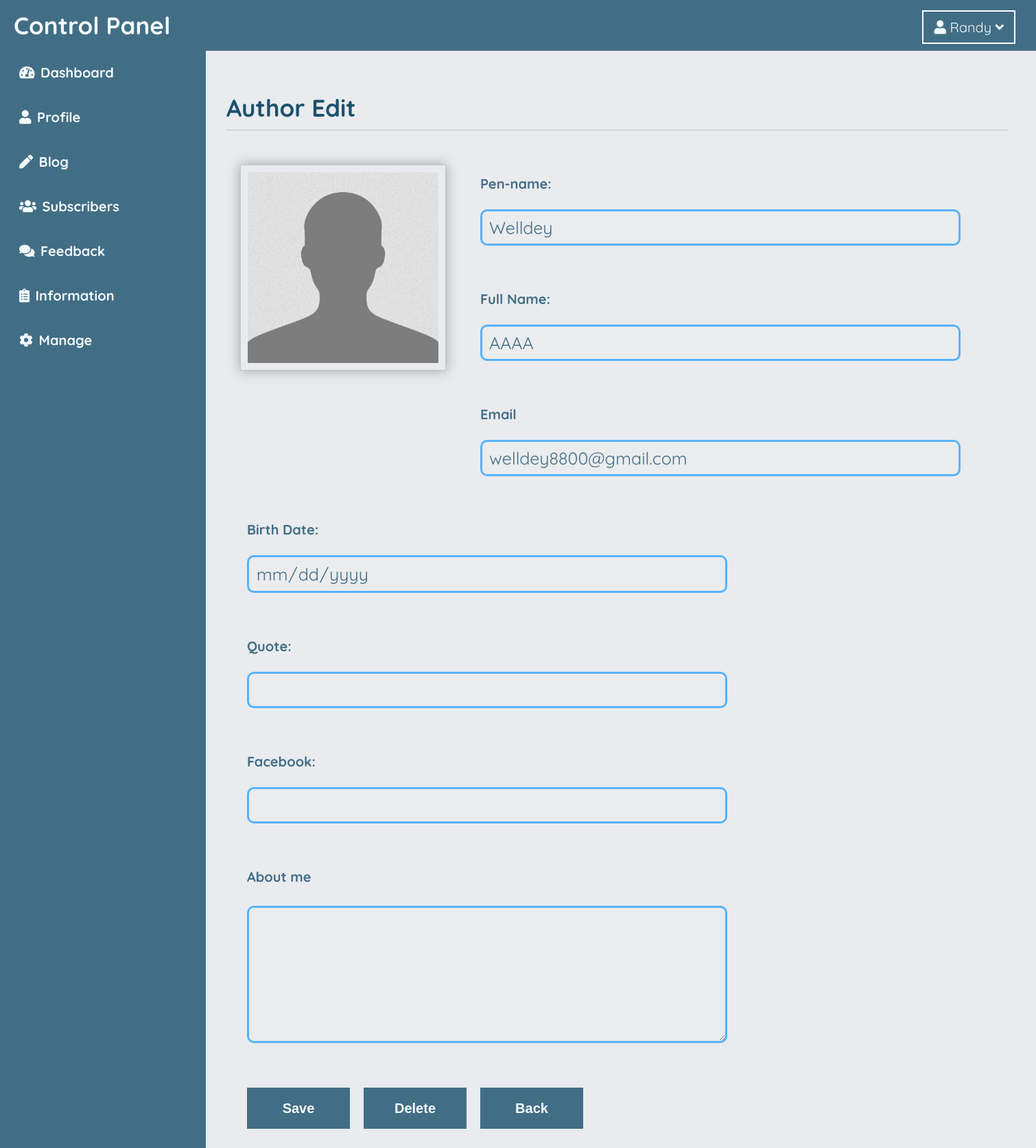
Page /admincp/Author-edit/3 (signed in) on the committed database.
### tables this page shows
CREATE TABLE `authors` (
  `id` int(10) UNSIGNED NOT NULL,
  `fullname` varchar(255) DEFAULT NULL,
  `penname` varchar(255) DEFAULT NULL,
  `email` varchar(255) NOT NULL,
  `password` varchar(255) DEFAULT '1',
  `birthdate` date DEFAULT NULL,
  `quote` varchar(255) DEFAULT NULL,
  `facebook` varchar(255) DEFAULT NULL,
  `about` text,
  `position` int(11) NOT NULL,
  `date` date NOT NULL,
  `avar` varchar(255) DEFAULT 'index_avatar.jpg'
);

### index.php (called while the page is built, shortened)
<?php
include $_SERVER['DOCUMENT_ROOT']."/Helper/Route.php";
include $_SERVER['DOCUMENT_ROOT']."/Helper/Secure.php";
include $_SERVER['DOCUMENT_ROOT']."/DB/DB_main.php";
checkRoute($_SERVER['REQUEST_URI']);
?>

### DB/DB_main.php (called while the page is built, shortened)
<?php
include "DB_query.php";
class DB extends DBQuery{
	private $__conn;
	public function __construct(){
		$this->__conn = mysqli_connect(DB_HOST, DB_USER_NAME, DB_PASSWORD, DB_NAME);
		mysqli_set_charset($this->__conn, 'UTF8');
	}
	public function get(){
		$sql = $this->SQL;
		$result = mysqli_query($this->__conn,$sql);
		$this->SQL = "";
		$data = array();
		while($temp = mysqli_fetch_assoc($result)){
			array_push($data, $temp);
		}
		return $data;
	}
}
?>

### DB/DB_query.php (called while the page is built, shortened)
<?php
class DBQuery{
	public function From($table){
		return $this;
	}
	public function Id($id){
		return $this;
	}
}
?>

### View/ad-author-edit.php (the view)
<?php
	$author = (new DB())->From("authors")->Id($id)->get();
	$au = $author[0];
?>
<ad-header>Author Edit</ad-header>
<ad-ava>
	<img src="/Public/img/avatar/<?php echo $au['avar'] ?>">
</ad-ava>
	<inp-group>
		<label>Pen-name:</label>
		<input type="text" value="<?php echo $au['penname'] ?>" disabled>
	</inp-group>
	<inp-group>
		<label>Full Name:</label>
		<input type="text" value="<?php echo $au['fullname'] ?>" disabled>
	</inp-group>
	<inp-group>
		<label>Email</label>
		<input type="email" value="<?php echo $au['email'] ?>"  disabled>
	</inp-group>
	<inp-group>
		<label>Birth Date:</label>
		<input type="date" value="<?php echo $au['birthdate'] ?>"disabled>
	</inp-group>
	<inp-group>
		<label>Quote:</label>
		<input type="text" value="<?php echo $au['quote'] ?>" disabled>
	</inp-group>
	<inp-group>
		<label>Facebook:</label>
		<input disabled type="url" value="<?php echo $au['facebook'] ?>">
	</inp-group>
	<inp-group>
		<label>About me</label>
		<textarea disabled><?php echo $au['about'] ?></textarea>
	</inp-group>
<inp-group>
	<button type="submit">Save</button>
	<a  class="confirm" href="/Submit/main.php?n=delete&t=authors&redir=Authors&id=<?php echo $au["id"] ?>">
		<button>Delete</button>
	</a>
	<a href="/admincp/Authors"><button>Back</button></a>
</inp-group>

### Helper/Route.php (shortened to what this page needs)
<?php
	$routeList = array("/");
	function checkRoute($raw){
		global $routeList;
		$routeName = splitRouteName($raw);
		for($i = 0; $i < count($routeList); $i++){
			if($routeName == $routeList[$i]){
				$para = paraRoute($raw);
				getRoute($routeName,$para);
			}
		}
	}
	function getRoute($routeName, $para){
		require "./Controller/".$routeName."CL.php";
	}
	function splitRouteName($raw){
		if($raw == "/"){
			return "home";
		}
		else{
			$routeArray = explode('/', $raw);
			return $routeArray[1];
		}
	}
	function paraRoute($raw){
		$paraArray = explode('/', $raw);
		$reverseArray = array_reverse($paraArray);
		array_pop($reverseArray);
		array_pop($reverseArray);
		$paraArray = array_reverse($reverseArray);
		return $paraArray;
	}
?>

### View/ad-topnav.php (shortened to what this page needs)
<ad-topnav>
	<nav-title>Control Panel</nav-title>
	<user-set class="dropdown-btn">
		<i class="fas fa-user"></i>
		<i class="fas fa-angle-down"></i>
	</user-set>
</ad-topnav>
<ad-body>

### Helper/Secure.php (shortened to what this page needs)
<?php
function ssPrt($name){
	echo $_SESSION[$name];
}
function fillBoss(){
	if($_SESSION['position'] != 1)
		echo "disable";
}
?>

### View/ad-leftnav.php (shortened to what this page needs)
</ad-body>
<ad-leftnav>
	<a href="/admincp/Dashboard" class="main-item">
		<i class="fas fa-tachometer-alt"></i>
		Dashboard
	</a>
	<a href="/admincp/Profile/<?php ssPrt("id") ?>" class="main-item">
		<i class="fas fa-user"></i>
		Profile
	</a>
	<div class="dropdown-btn">
		<div class="main-item">
			<i class="fas fa-pen"></i>
			Blog
		</div>
	</div>
	<a href="/admincp/Subscribers" class="main-item">
		<i class="fas fa-users"></i>
		Subscribers
	</a>
	<a href="/admincp/Feedback" class="main-item">
		<i class="fas fa-comments"></i>
		Feedback
	</a>
	<a href="/admincp/Information" class="main-item <?php if(fillBoss())?>">
		<i class="fas fa-clipboard-list"></i>
		Information
	</a>
	<div class=" dropdown-btn">
		<div
		href="/admincp/Manage" class="main-item <?php if(fillBoss())?>">
			<i class="fas fa-cog"></i>
			Manage
		</div>
	</div>
</ad-leftnav>

### Public/css/index.css (style rules this page uses)
* { box-sizing: border-box; display: block; padding: 0px; margin:0px; }
html body { left: 0; right: 0; bottom: 0; top: 0; margin: 0; background: #e9ebee; font-family: "Quicksand"; }
body { margin:0px; }
a { text-decoration: none; }
:root { --main-white: #e8e8e8a6; --main-blue: #e2f0ff; --main-black: #434343; --extra-blue: #bed5e1; --extra-black: #7b7b7b; --white:#f3faff; --bright:#57b3f9; --true:#426e85; --hard:#1c516c; }

### Public/css/admin.css (style rules this page uses)
ad-topnav { width: 100%; position: fixed; top: 0px; left: 0px; font-family: "Quicksand"; background: var(--true); display: flex; flex-direction: row; z-index: 999; }
ad-topnav nav-title { color: var(--white); font-size: 35px; font-weight: bold; padding: 15px 20px; }
ad-topnav user-set { position: fixed; right: 30px; top: 15px; color: var(--white); font-size: 20px; border: 2px solid white; padding: 10px 15px; }
ad-leftnav { position: fixed; left: 0px; top: 73px; width: 300px; height: 100%; background: var(--true); display: flex; flex-direction: column; font-family: "Quicksand"; }
ad-leftnav i { padding: 0px 3px; }
ad-leftnav .main-item { color: var(--white); width: 100%; padding: 20px 25px; font-size: 20px; font-weight: bold; cursor: pointer; }
ad-body { width: 1200px; height: auto; margin-left: 300px; margin-top: 75px; padding: 30px; font-family: "Quicksand"; font-size: 18px; }
ad-header { font-size: 35px; font-weight: bold; border-bottom: 1px solid #b5c6cf; padding-bottom: 10px; margin: 30px 0px; color: var(--hard); }
ad-ava { margin: 20px; width: 300px; height: 300px; border: 1px solid #c7c7c7; padding: 10px; box-shadow: 0px 0px 16px 1px #a8a8a8; float: left; }
ad-ava img { width: 100%; height: 100%; }
inp-group { display:inline-block; width: 700px; margin: 20px 20px; color: var(--true); }
inp-group label { font-weight: bold; padding: 15px 10px; font-size: 20px; color: var(--true); width: 100%; text-align: left; }
inp-group input, inp-group select { color: var(--true); font-family: "Quicksand"; width: 100%; font-size: 25px; padding: 8px 10px; margin: 10px; border: none; border: 3px solid var(--bright); border-radius: 10px; }
inp-group textarea { margin: 15px 10px; width: 100%; height: 200px; font-size: 22px; border: 1px solid #c1c1c1; padding: 10px; font-family: "Quicksand"; border: 3px solid var(--bright); border-radius: 10px; }
inp-group button { width: 150px; height: 60px; line-height: 60px; background: var(--true); color: var(--white); font-size: 20px; margin: 10px 10px; font-weight: bold; float: left; outline: none; border: none; }

### rows in the picture
authors: name "Randy", avar (picture), penname "Welldey", fullname "AAAA", email "welldey8800@gmail.com"
